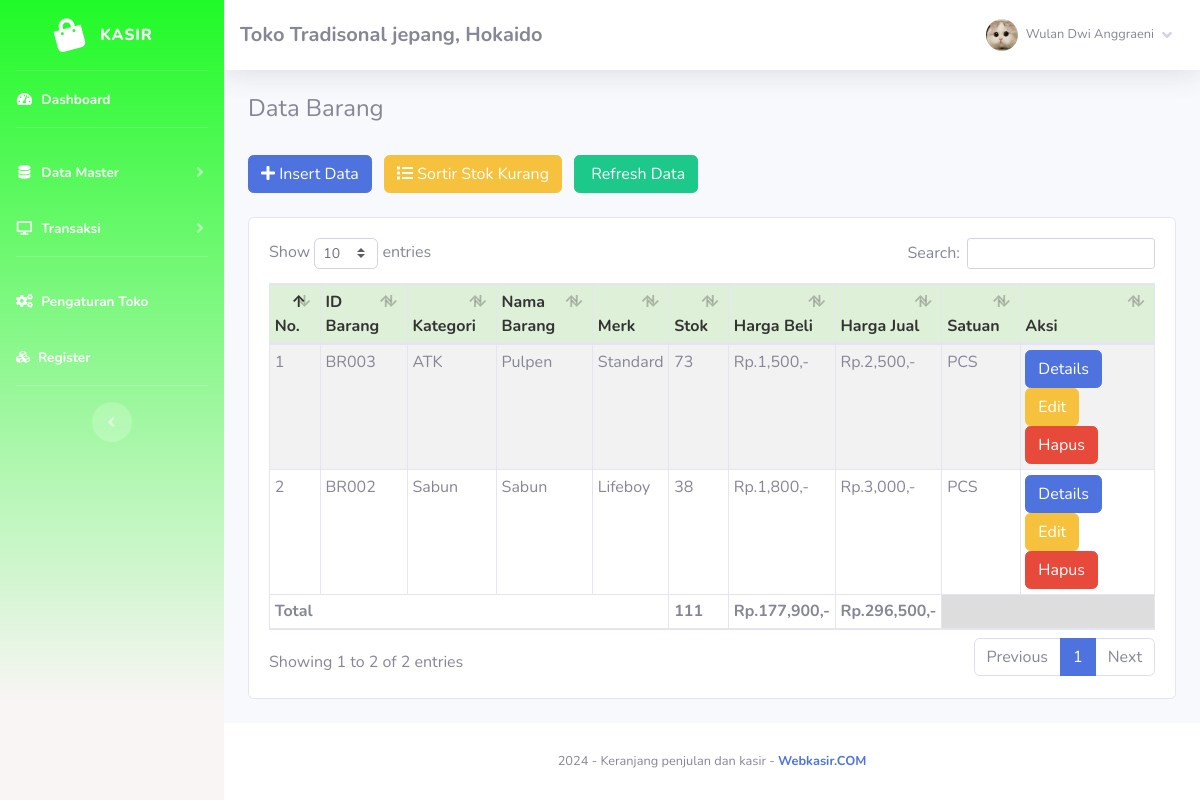
Page /index.php?page=barang (signed in) on the committed database.
### tables this page shows
CREATE TABLE `toko` (
  `id_toko` int(11) NOT NULL,
  `nama_toko` varchar(255) NOT NULL,
  `alamat_toko` text NOT NULL,
  `tlp` varchar(255) NOT NULL,
  `nama_pemilik` varchar(255) NOT NULL
);

CREATE TABLE `member` (
  `id_member` int(11) NOT NULL,
  `nm_member` varchar(255) DEFAULT NULL,
  `alamat_member` text DEFAULT NULL,
  `telepon` varchar(255) DEFAULT NULL,
  `email` varchar(255) DEFAULT NULL,
  `gambar` text DEFAULT NULL,
  `NIK` text DEFAULT NULL,
  `status` enum('1','2') NOT NULL,
  `user` varchar(255) NOT NULL,
  `pass` varchar(255) NOT NULL
);

CREATE TABLE `barang` (
  `id` int(11) NOT NULL,
  `id_barang` varchar(255) NOT NULL,
  `id_kategori` int(11) NOT NULL,
  `nama_barang` text NOT NULL,
  `merk` varchar(255) NOT NULL,
  `harga_beli` varchar(255) NOT NULL,
  `harga_jual` varchar(255) NOT NULL,
  `satuan_barang` varchar(255) NOT NULL,
  `stok` text NOT NULL,
  `tgl_input` varchar(255) NOT NULL,
  `tgl_update` varchar(255) DEFAULT NULL
);

CREATE TABLE `kategori` (
  `id_kategori` int(11) NOT NULL,
  `nama_kategori` varchar(255) NOT NULL,
  `tgl_input` varchar(255) NOT NULL
);

### fungsi/view/view.php (called while the page is built, shortened)
<?php
class view
{
    protected $db;
    public function __construct($db)
    {
        $this->db = $db;
    }
    public function member_edit($id)
    {
        $sql = "SELECT * FROM member WHERE id_member=?";
        $row = $this->db->prepare($sql);
        $row->execute(array($id));
        $hasil = $row->fetch();
        return $hasil;
    }
    public function toko()
    {
        $sql = "select*from toko where id_toko='1'";
        $row = $this->db->prepare($sql);
        $row->execute();
        $hasil = $row->fetch();
        return $hasil;
    }
    public function barang()
    {
        $sql = "select barang.*, kategori.id_kategori, kategori.nama_kategori
                from barang inner join kategori on barang.id_kategori = kategori.id_kategori
                ORDER BY id DESC";
        $row = $this->db->prepare($sql);
        $row->execute();
        $hasil = $row->fetchAll();
        return $hasil;
    }
}

### admin/module/barang/index.php (the view, shortened to what this page needs)
   <h4>Data Barang</h4>
   <br />
   <button type="button" class="btn btn-primary btn-md mr-2" data-toggle="modal" data-target="#myModal">
       <i class="fa fa-plus"></i> Insert Data</button>
   <a href="index.php?page=barang&stok=yes" class="btn btn-warning btn-md mr-2">
       <i class="fa fa-list"></i> Sortir Stok Kurang</a>
   <a href="index.php?page=barang" class="btn btn-success btn-md">
       <i class="fa fa-refresh"></i> Refresh Data</a>
   <br />
   <div class="card card-body">
       <div class="table-responsive">
           <table class="table table-bordered table-striped table-sm" id="example1">
               <thead>
                   <tr style="background:#DFF0D8;color:#333;">
                       <th>No.</th>
                       <th>ID Barang</th>
                       <th>Kategori</th>
                       <th>Nama Barang</th>
                       <th>Merk</th>
                       <th>Stok</th>
                       <th>Harga Beli</th>
                       <th>Harga Jual</th>
                       <th>Satuan</th>
                       <th>Aksi</th>
                   </tr>
               </thead>
               <tbody>
                   <?php
	$totalBeli = 0;
	$totalJual = 0;
	$totalStok = 0;
	if($_GET['stok'] == 'yes')
	{
		$hasil = $lihat -> barang_stok();
	}else{
		$hasil = $lihat -> barang();
	}
	$no=1;
	foreach($hasil as $isi) {
?>
                   <tr>
                       <td><?php echo $no;?></td>
                       <td><?php echo $isi['id_barang'];?></td>
                       <td><?php echo $isi['nama_kategori'];?></td>
                       <td><?php echo $isi['nama_barang'];?></td>
                       <td><?php echo $isi['merk'];?></td>
                       <td>
                           <?php if($isi['stok'] == '0'){?>
                           <button class="btn btn-danger"> Habis</button>
                           <?php }else{?>
                           <?php echo $isi['stok'];?>
                           <?php }?>
                       </td>
                       <td>Rp.<?php echo number_format($isi['harga_beli']);?>,-</td>
                       <td>Rp.<?php echo number_format($isi['harga_jual']);?>,-</td>
                       <td> <?php echo $isi['satuan_barang'];?></td>
                       <td>
                           <?php if($isi['stok'] <=  '3'){?>
                           <form method="POST" action="fungsi/edit/edit.php?stok=edit">
                               <input type="text" name="restok" class="form-control">
                               <input type="hidden" name="id" value="<?php echo $isi['id_barang'];?>"
                                   class="form-control">
                               <button class="btn btn-primary btn-sm">
                                   Restok
                               </button>
                               <a href="fungsi/hapus/hapus.php?barang=hapus&id=<?php echo $isi['id_barang'];?>"
                                   onclick="javascript:return confirm('Hapus Data barang ?');">
                                   <button class="btn btn-danger btn-sm">Hapus</button></a>
                           </form>
                           <?php }else{?>
                           <a href="index.php?page=barang/details&barang=<?php echo $isi['id_barang'];?>"><button
                                   class="btn btn-primary btn-xs">Details</button></a>
                           <a href="index.php?page=barang/edit&barang=<?php echo $isi['id_barang'];?>"><button
                                   class="btn btn-warning btn-xs">Edit</button></a>
                           <a href="fungsi/hapus/hapus.php?barang=hapus&id=<?php echo $isi['id_barang'];?>"
                               onclick="javascript:return confirm('Hapus Data barang ?');"><button
                                   class="btn btn-danger btn-xs">Hapus</button></a>
                           <?php }?>
                   </tr>
                   <?php
		$no++;
		$totalBeli += $isi['harga_beli'] * $isi['stok'];
		$totalJual += $isi['harga_jual'] * $isi['stok'];
		$totalStok += $isi['stok'];
	}
?>
               </tbody>
               <tfoot>
                   <tr>
                       <th colspan="5">Total </td>
                       <th><?php echo $totalStok;?></td>
                       <th>Rp.<?php echo number_format($totalBeli);?>,-</td>
                       <th>Rp.<?php echo number_format($totalJual);?>,-</td>
                       <th colspan="2" style="background:#ddd"></th>
                   </tr>
               </tfoot>
           </table>
       </div>
   </div>

### admin/template/sidebar.php (shortened to what this page needs)
<?php
    $id = $_SESSION['admin']['id_member'];
    $hasil_profil = $lihat -> member_edit($id);
?>
<ul class="navbar-nav sidebar sidebar-dark accordion" style="background: rgb(249,245,245);
background: linear-gradient(0deg, rgba(249,245,245,1) 12%, rgba(32,250,39,1) 100%);" id="accordionSidebar">
    <a class="sidebar-brand d-flex align-items-center justify-content-center" href="index.php">
        <div class="sidebar-brand-icon rotate-n-15">
        <i class="fa fa-shopping-bag" aria-hidden="true"></i>
        </div>
        <div class="sidebar-brand-text mx-3">Kasir<sup></sup></div>
    </a>
    <hr class="sidebar-divider my-0">
    <li class="nav-item active">
        <a class="nav-link" href="index.php">
            <i class="fas fa-fw fa-tachometer-alt"></i>
            <span>Dashboard</span></a>
    </li>
    <hr class="sidebar-divider">
    <li class="nav-item active">
        <a class="nav-link collapsed" href="#" data-toggle="collapse" data-target="#collapseTwo" aria-expanded="true"
            aria-controls="collapseTwo">
            <i class="fas fa-fw fa-database"></i>
            <span>Data Master</span>
        </a>
    </li>
    <li class="nav-item active">
        <a class="nav-link collapsed" href="#" data-toggle="collapse" data-target="#collapse3" aria-expanded="true"
            aria-controls="collapse3">
            <i class="fas fa-fw fa-desktop"></i>
            <span>Transaksi</span>
        </a>
    </li>
    <hr class="sidebar-divider">
    <li class="nav-item active">
        <a class="nav-link" href="index.php?page=pengaturan">
            <i class="fas fa-fw fa-cogs"></i>
            <span>Pengaturan Toko</span></a>
    </li>
    <li class="nav-item active">
        <a class="nav-link" href="register.php">
        <i class="fa fa-cubes" aria-hidden="true"></i>
            <span>Register</span></a>
    </li>
    <hr class="sidebar-divider d-none d-md-block">
    <div class="text-center d-none d-md-inline">
        <button class="rounded-circle border-0" id="sidebarToggle"></button>
    </div>
</ul>
<div id="content-wrapper" class="d-flex flex-column">
    <div id="content">
        <nav class="navbar navbar-expand navbar-light bg-white topbar mb-4 static-top shadow">
            <h5 class="d-lg-block d-none mt-2"><b><?php echo $toko['nama_toko'];?>, <?php echo $toko['alamat_toko'];?></b></h5>
            <ul class="navbar-nav ml-auto">
                <li class="nav-item dropdown no-arrow">
                    <a class="nav-link dropdown-toggle" href="#" id="userDropdown" role="button" data-toggle="dropdown"
                        aria-haspopup="true" aria-expanded="false">
                        <img class="img-profile rounded-circle"
                            src="assets/img/user/<?php echo $hasil_profil['gambar'];?>">
                        <span
                            class="mr-2 d-none d-lg-inline text-gray-600 small ml-2"><?php echo $hasil_profil['nm_member'];?></span>
                        <i class="fas fa-angle-down"></i>
                    </a>
                </li>
            </ul>
        </nav>
        <div class="container-fluid">

### rows in the picture
toko: nama_toko "Toko Tradisonal jepang", alamat_toko "Hokaido"
member: gambar (picture), nm_member "Wulan Dwi Anggraeni"
barang: id_barang "BR003", id_kategori.nama_kategori "ATK", nama_barang "Pulpen", merk "Standard", stok "73", harga_beli "1,500", harga_jual "2,500", satuan_barang "PCS"
barang: id_barang "BR002", id_kategori.nama_kategori "Sabun", nama_barang "Sabun", merk "Lifeboy", stok "38", harga_beli "1,800", harga_jual "3,000", satuan_barang "PCS"

### other values in the picture
$totalStok "111"
$totalBeli "177,900"
$totalJual "296,500"
